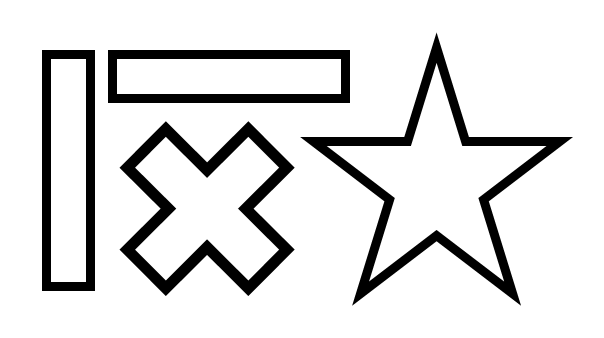
#> input picture A1/shapes.png, 604 x 338 px, given in place of lenna.png, which was not available
$ python A1_image_filtering.py
#> lines starting #> are read from the running program, lines starting #| are printed output that depends on the picture; after the words box and inside, x2 and y2 are one past the last pixel; in counts of white or black regions, pixels touching at a corner belong together; long printed decimals are rounded; pictures that were not available may be replaced by others from this repository, and a replacement may not be noted
### A1/module.py
import cv2
import numpy as np
import time

def showsave_image(img, filename):
    cv2.imshow(f"{filename}.png", (img).astype(np.uint8))
    cv2.waitKey()
    cv2.imwrite(f"result./{filename}.png", (img).astype(np.uint8))

def time_start():
    return time.time()

def time_end(start):
    return time.time() - start

def load_image(filename):
    return cv2.imread(f'{filename}.png', cv2.IMREAD_GRAYSCALE)

### A1/A1_image_filtering.py
import cv2
import numpy as np
import math
from module import *

def padding_2d(img, kernel_size):
    pad_size = (kernel_size - 1) // 2
    pad_output = np.zeros((img.shape[0] + 2*pad_size, img.shape[1] + 2*pad_size))

    h, w = pad_output.shape[0], pad_output.shape[1]

    #가운데
    pad_output[pad_size:h-pad_size, pad_size:w-pad_size] = img[:, :].copy()

    #위쪽
    pad_output[0:pad_size, 0:pad_size] = img[0][0]
    pad_output[0:pad_size, pad_size:w-pad_size] = img[0, :].copy()
    pad_output[0:pad_size, w-pad_size:w] = img[0][-1]

    #아래쪽
    pad_output[h-pad_size:, 0:pad_size] = img[-1][0]
    pad_output[h-pad_size:, pad_size:w-pad_size] = img[-1, :].copy()
    pad_output[h-pad_size:, w-pad_size:w] = img[-1][-1]

    #왼쪽 오른쪽
    for i in range(pad_size):
        pad_output[pad_size:h-pad_size, i] = img[:, 0].copy()
        pad_output[pad_size:h-pad_size, -1-i] = img[:, -1].copy()

    return pad_output

def cross_correlation_1d(img, kernel):
    h, w = img.shape[0], img.shape[1]
    k = kernel.shape[0]
    output = np.zeros((h, w))

    if kernel.ndim == 1: #horizontal
        # padding_1d
        pad_size = (k - 1) // 2
        pad_img = np.zeros((h + 2 * pad_size, w))
        for p in range(pad_size):
            pad_img[p:p + 1, :] = img[0, :].copy()
            pad_img[h + p:h + p + 1, :] = img[-1, :].copy()
        pad_img[pad_size:pad_size+h, :] = img[:, :].copy()

        kernel = kernel.reshape(1, kernel.shape[0])
        for i in range(h):
            for j in range(w):
                compute_range = pad_img[i:i + k, j]
                compute = np.multiply(compute_range, kernel)
                output[i][j] = compute.sum()

    else: #vertical
        #padding_1d
        pad_size = (k - 1) // 2
        pad_img = np.zeros((h, w + 2 * pad_size))
        for p in range(pad_size):
            pad_img[:, p:p + 1] = img[:, 0].reshape(h,1).copy()
            pad_img[:, w + p:w + p + 1] = img[:, -1].reshape(h,1).copy()
        pad_img[:, pad_size:pad_size+w] = img[:, :].copy()

        kernel = kernel.reshape(1, kernel.shape[0])
        for i in range(h):
            for j in range(w):
                compute_range = pad_img[i, j:j + k]
                compute = np.multiply(compute_range, kernel)
                output[i][j] = compute.sum()

    return output

def cross_correlation_2d(img, kernel):
    output = np.zeros((img.shape[0], img.shape[1]))
    h, w = kernel.shape[0], kernel.shape[1]

    pad_img = padding_2d(img, kernel.shape[0])

    for i in range(output.shape[0]):
        for j in range(output.shape[1]):
            compute_range = pad_img[i:i+h, j:j+w]
            compute = np.multiply(compute_range, kernel)
            output[i][j] = compute.sum()

    return output

def get_gaussian_filter_1d(size, sigma):
    output = np.ones(size)
    s = size // 2
    for i in range(size):
        x = i - s
        output[i] = (1 / ((2*math.pi)**(1/2) * sigma)) * np.exp(-((x**2)/(2*(sigma**2))))
    output = output / output.sum()
    return output

def get_gaussian_filter_2d(size, sigma):
    output = np.ones((size, size))
    s = size // 2
    for i in range(size):
        for j in range(size):
            x = i - s
            y = j - s
            output[i][j] = (1 / (2 * math.pi * (sigma**2))) * np.exp(-((x**2 + y**2)/(2*(sigma**2))))
    output = output / output.sum()
    return output

def image_9(img):
    h, w = img.shape[0], img.shape[1]
    output = np.zeros((h * 3, w * 3))

    for i, size in enumerate([5, 11, 17]):
        for j, sigma in enumerate([1, 6, 11]):
            org = (j*w+12, i*h+32)
            font = cv2.FONT_HERSHEY_SIMPLEX
            kernel_2d = get_gaussian_filter_2d(size, sigma)
            filtered_img_2d = cross_correlation_2d(img, kernel_2d)

            output[i*h:(i+1)*h, j*w:(j+1)*w] = filtered_img_2d[:, :].copy()
            cv2.putText(output, f"{size}x{size} s={sigma}", org, font, 1, (0,0,0), 2)

    return output

def different_1d_2d(img, size, sigma):
    kernel_1d = get_gaussian_filter_1d(size, sigma)
    start = time_start()
    filtered_img_1d = cross_correlation_1d(img, kernel_1d)
    filtered_img_1d = cross_correlation_1d(filtered_img_1d, kernel_1d.reshape(size, 1))
    time_1d = time_end(start)

    kernel_2d = get_gaussian_filter_2d(size, sigma)
    start = time_start()
    filtered_img_2d = cross_correlation_2d(img, kernel_2d)
    time_2d = time_end(start)

    different = cv2.subtract(filtered_img_2d, filtered_img_1d)
    different = np.abs(different).sum()
    print(f"Difference between 1d and 2d : {different}")
    print(f"1d time : {time_1d}, 2d time : {time_2d}")


def main():
    lenna = load_image("lenna")
#> in load_image, returned value is the input picture: shape (338, 604); min 0, max 255, mean 222.3
    shapes = load_image("shapes")

    #1-2. c)
    print("++++++Gaussian filter result 1d (size=5, sigma=1)++++++")
    print(get_gaussian_filter_1d(5, 1))
    print("++++++Gaussian filter result 2d (size=5, sigma=1)++++++")
    print(get_gaussian_filter_2d(5, 1))

    #1-2. d)
    img9_lenna = image_9(lenna)
#> after the loop in image_9, `for i, size in enumerate([5, 11, 17]):`:
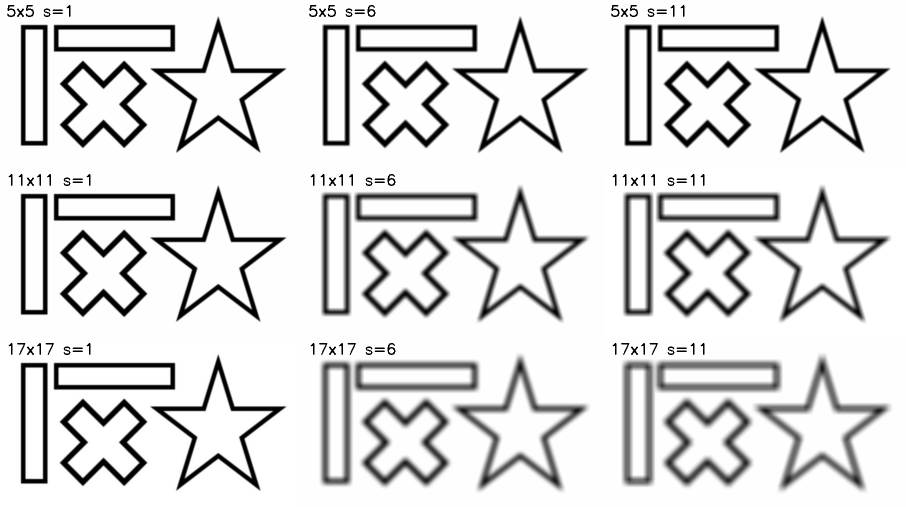
#> output: shape (1014, 1812) float64 (shown at 1/2 size); min 0, max 255, mean 221.3; drawn with min black and max white
    showsave_image(img9_lenna, "part_1_gaussian_filtered_lenna")

    img9_shapes = image_9(shapes)
    showsave_image(img9_shapes, "part_1_gaussian_filtered_shapes")

    #1-2. e)
    size, sigma = 11, 6
    print("++++++++++++lenna++++++++++++")
    different_1d_2d(lenna, size, sigma)
#> after the loop in cross_correlation_1d, `for p in range(pad_size):`:
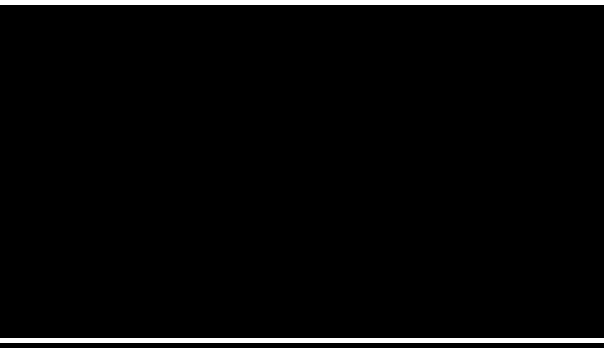
#> pad_img: shape (348, 604) float64; 2.9% white; 2 white regions, box (x1, y1, x2, y2) and area: (0, 0, 604, 5) 3020, (0, 338, 604, 343) 3020
#> after the loop in cross_correlation_1d (call 2), `for p in range(pad_size):`:
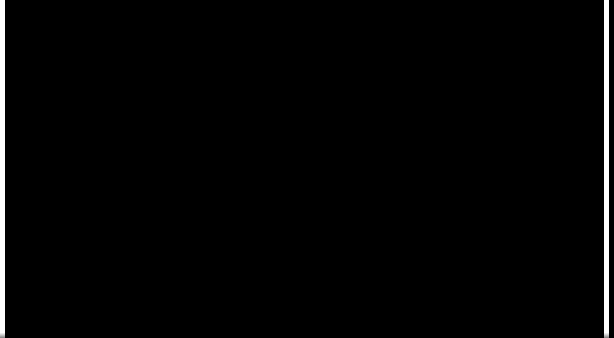
#> pad_img: shape (338, 614) float64; min 0, max 255, mean 4.1
#> in cross_correlation_1d (call 2), `pad_img[:, pad_size:pad_size+w] = img[:, :].copy()`:
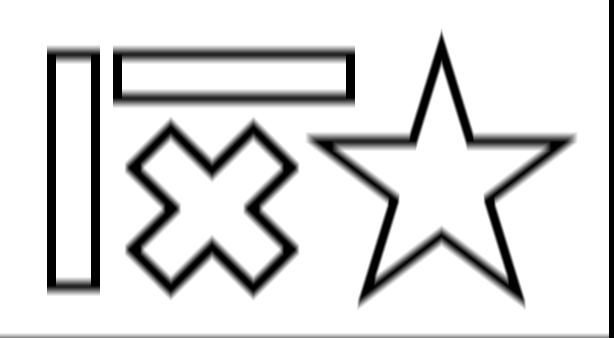
#> pad_img: shape (338, 614) float64; min 0, max 255, mean 219.8
#> after the loop in cross_correlation_1d (call 2), `for i in range(h):`:
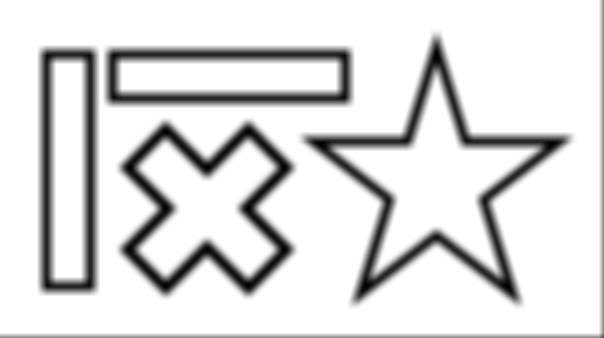
#> output: shape (338, 604) float64; min 0, max 255, mean 220.8
#> in padding_2d (call 19), `pad_output[0:pad_size, 0:pad_size] = img[0][0]`: pad_output: shape (348, 614) float64; min 0, max 255, mean 212.5
#> in padding_2d (call 19), `pad_output[0:pad_size, w-pad_size:w] = img[0][-1]`: pad_output: shape (348, 614) float64; min 0, max 255, mean 216.1
#> in padding_2d (call 19), `pad_output[h-pad_size:, 0:pad_size] = img[-1][0]`: pad_output: shape (348, 614) float64; min 0, max 255, mean 216.1
#> in padding_2d (call 19), `pad_output[h-pad_size:, w-pad_size:w] = img[-1][-1]`: pad_output: shape (348, 614) float64; min 0, max 255, mean 219.8
#> after the loop in cross_correlation_2d (call 19), `for i in range(output.shape[0]):`:
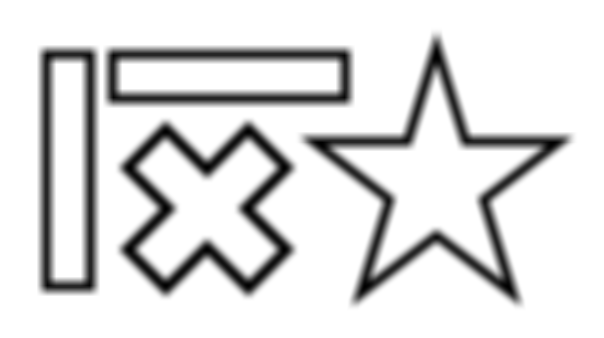
#> output: shape (338, 604) float64; min 0, max 255, mean 222.3
#> in different_1d_2d, `different = cv2.subtract(filtered_img_2d, filtered_img_1d)`:
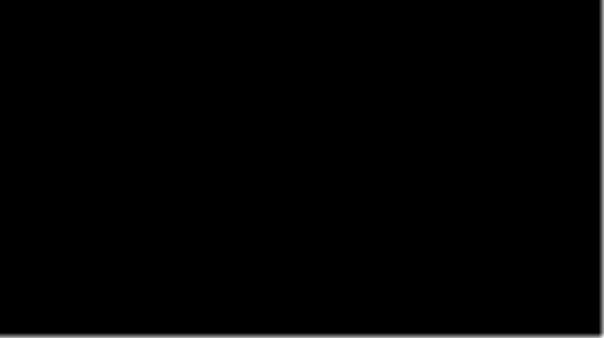
#> different: shape (338, 604) float64; min -8.53e-14, max 177.3, mean 1.5; drawn with min black and max white
#> in different_1d_2d, `different = np.abs(different).sum()`: different = 304998.3
#| Difference between 1d and 2d : 304998.278
    print("+++++++++++shapes++++++++++++")
    different_1d_2d(shapes, size, sigma)
#| Difference between 1d and 2d : 304998.278


if __name__ == '__main__':
    main()
